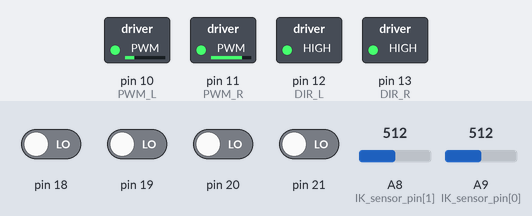
Recording of a sketch running on a simulated Arduino Mega 2560, built with avr-gcc and run on an emulated ATmega2560. Shown: switched loads named in the sketch (green lamp = pin HIGH). The inputs (shaded band) are chosen by the test bench; at power-on: pin 18–21 LOW, A8 (IK_sensor_pin[1]) = 512, A9 (IK_sensor_pin[0]) = 512.

Above: at 1.2 s.
1.3 s: A8 (IK_sensor_pin[1]) set to 716
At 2.5 s:
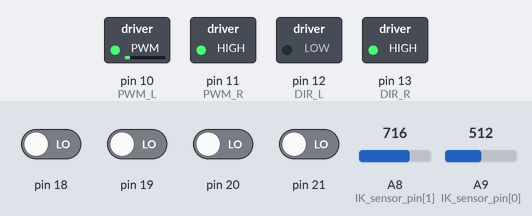
2.8 s: A9 (IK_sensor_pin[0]) set to 566
At 3.7 s:
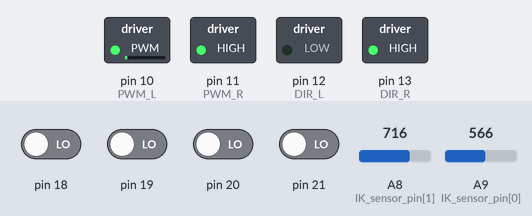
4.3 s: A9 (IK_sensor_pin[0]) set to 585
At 4.8 s:
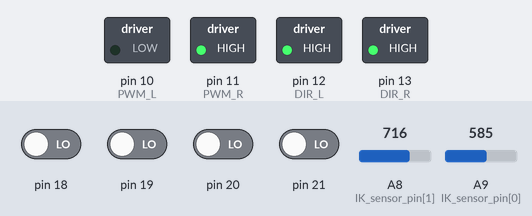
5.8 s: A8 (IK_sensor_pin[1]) set to 740
At 7.0 s:
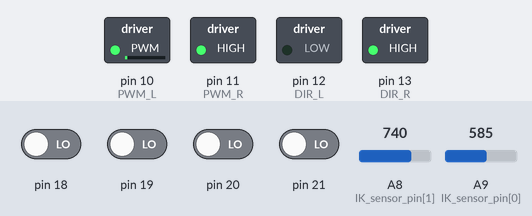
7.3 s: A8 (IK_sensor_pin[1]) set to 900
At 8.3 s:
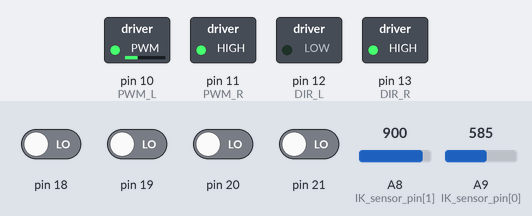
8.8 s: A9 (IK_sensor_pin[0]) set to 900
At 9.4 s:
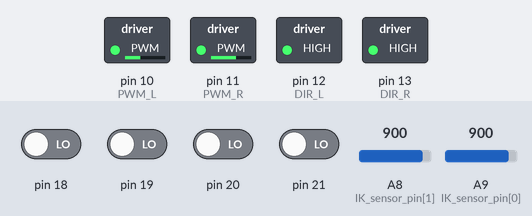
Timing chart, 0 to 11.3 s (numbered marks = the images above; inputs shaded):
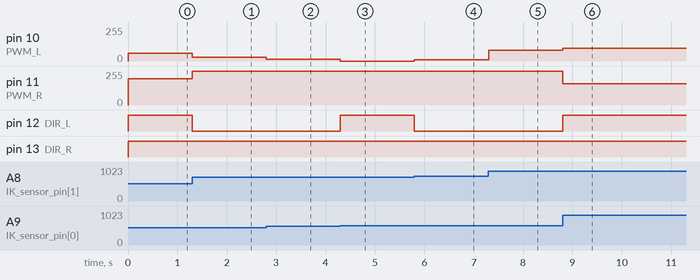

The sketch:

egor_robofinist_2022.ino
```cpp
#include "e-motor.h"
#include "device.h"

void setup() {
  Serial.begin(9600);
  setup_attachInterrupt();
  setup_motor();

  //robot_run(10);
  //robot_turn(90);
  //robot_run(70);
  //robot_turn(-360);
}
void loop() {
  //print_enc();
  //Serial.println(IK_sensor_read(2));
  int e = get_IK_error();
  motors(50+e,50-e);
}
```

device.h
```cpp
#pragma once

#define PIN_TRIG 3
#define PIN_ECHO 4

/*if (abs(enc+enc2)>10000) {
    Trackduino.RGB_purple();
    while(1);
  }*/


#define IK_sensor_quantity 2
const int IK_sensor_pin[IK_sensor_quantity] = {A9,A8};
const int IK_sensor_min[IK_sensor_quantity] = {530,350};
const int IK_sensor_max[IK_sensor_quantity] = {985,940};

int IK_sensor_read(int number) {
  number--;
  return constrain(map(analogRead(IK_sensor_pin[number]),IK_sensor_min[number],IK_sensor_max[number],0,100),0,100);
}

int get_IK_error() {
  return IK_sensor_read(1) -  IK_sensor_read(2);
}

void setip_device() {
  /*pinMode(PIN_TRIG, OUTPUT);
  pinMode(PIN_ECHO, INPUT);
  pinMode(IN5, INPUT);
  pinMode(IN6, INPUT);*/
}

int UltraZ()
{
  digitalWrite(PIN_TRIG, LOW);
  delayMicroseconds(5);
  digitalWrite(PIN_TRIG, HIGH);
  delayMicroseconds(10);
  digitalWrite(PIN_TRIG, LOW);
  return pulseIn(PIN_ECHO, HIGH) / 59.2;
}
```

e-motor.h
```cpp
#pragma once

#include "encoder.h"
#include "motor.h"

#define Hz_in_cm_enc (-140)
#define Hz_in_gradus_enc (-23)
#define enc_end_move_porog 10
#define motor_move_enc_K (-0.4)
#define stabiling_robot_time 1000


void motors_P_move() {
  while(abs(enc_L)>enc_end_move_porog && abs(enc_R)>enc_end_move_porog) {
    motors(enc_L*motor_move_enc_K,enc_R*motor_move_enc_K);
    print_enc();
  }
  unsigned long int time = millis();
  while(time+stabiling_robot_time>millis()) {
    motors(enc_L*motor_move_enc_K,enc_R*motor_move_enc_K);
    print_enc();
  }
  motors(0,0);
}

void robot_turn(int gradus) {
  enc_L = Hz_in_gradus_enc*(-gradus);
  enc_R = Hz_in_gradus_enc*gradus;
  motors_P_move();
}

void robot_run(int cm) {
  enc_L = Hz_in_cm_enc*cm;
  enc_R = Hz_in_cm_enc*cm;
  motors_P_move();
}
```

encoder.h
```cpp
#pragma once

long int enc_L = 0, enc_R = 0;
long int enc_L_save = 0, enc_R_save = 0;
bool enc_L_sensor_1_real,enc_L_sensor_2_real,enc_L_sensor_1_last,enc_L_sensor_2_last;
bool enc_R_sensor_1_real,enc_R_sensor_2_real,enc_R_sensor_1_last,enc_R_sensor_2_last;

void print_enc() {
  Serial.print(enc_L);
  Serial.print(" ");
  Serial.println(enc_R);
}

void enc_operating_L() {
  if (enc_L_sensor_2_real!=enc_L_sensor_1_last) enc_L++;
  else enc_L--;
  enc_L_sensor_1_last = enc_L_sensor_1_real;
  enc_L_sensor_2_last = enc_L_sensor_2_real;
}

void enc_operating_R() {
  if (enc_R_sensor_2_real!=enc_R_sensor_1_last) enc_R++;
  else enc_R--;
  enc_R_sensor_1_last = enc_R_sensor_1_real;
  enc_R_sensor_2_last = enc_R_sensor_2_real;
}

void attachInterrupt_L_1() {
  enc_L_sensor_1_real = (!enc_L_sensor_1_real);
  enc_operating_L();
}
void attachInterrupt_L_2() {
  enc_L_sensor_2_real = (!enc_L_sensor_2_real);
  enc_operating_L();
}
void attachInterrupt_R_1() {
  enc_R_sensor_1_real = (!enc_R_sensor_1_real);
  enc_operating_R();
}
void attachInterrupt_R_2() {
  enc_R_sensor_2_real = (!enc_R_sensor_2_real);
  enc_operating_R();
}

void setup_attachInterrupt() {
  // I-t   0  1  2  3  4  5
  // pin   2  3 21 20 19 18
  attachInterrupt(2, attachInterrupt_L_1, CHANGE);
  attachInterrupt(3, attachInterrupt_L_2, CHANGE);
  attachInterrupt(4, attachInterrupt_R_1, CHANGE);
  attachInterrupt(5, attachInterrupt_R_2, CHANGE);
  enc_L_sensor_1_real = digitalRead(21);
  enc_L_sensor_2_real = digitalRead(20);
  enc_R_sensor_1_real = digitalRead(19);
  enc_R_sensor_2_real = digitalRead(18);
  enc_L_sensor_1_last = enc_L_sensor_1_real;
  enc_L_sensor_2_last = enc_L_sensor_2_real;
  enc_R_sensor_1_last = enc_R_sensor_1_real;
  enc_R_sensor_2_last = enc_R_sensor_2_real;
}
```

motor.h
```cpp
#pragma once

#include "encoder.h"

#define PWM_L  10
#define DIR_L  12
#define PWM_R  11
#define DIR_R  13

#define Hz_in_cm_enc

void motors(long int speed_L, long int speed_R) {
  digitalWrite(DIR_L,speed_L>=0);
  analogWrite(PWM_L,map(constrain(abs(speed_L),0,100),0,100,0,255));
  digitalWrite(DIR_R,speed_R>=0);
  analogWrite(PWM_R,map(constrain(abs(speed_R),0,100),0,100,0,255));
}

void setup_motor() {
  pinMode(PWM_L, OUTPUT);
  pinMode(DIR_L, OUTPUT);
  pinMode(PWM_R, OUTPUT);
  pinMode(DIR_R, OUTPUT);
}
```

Measured:
- the behaviour switches between 584 and 585 on A9 (IK_sensor_pin[0]) (found by bisection; images 2 and 3)
- the behaviour switches between 721 and 722 on A8 (IK_sensor_pin[1]) (found by bisection; images 3 and 4)
- after the input at 1.3 s, pin 10 (PWM_L): 58/255 → 30/255 at once; pin 11 (PWM_R): 196/255 → 255/255 at once; pin 12 (DIR_L): HIGH → LOW at once
- after the input at 2.8 s, pin 10 (PWM_L): 30/255 → 12/255 at once
- after the input at 4.3 s, pin 10 (PWM_L): 12/255 → 0/255 at once; pin 12 (DIR_L): LOW → HIGH at once
- after the input at 5.8 s, pin 10 (PWM_L): 0/255 → 10/255 at once; pin 12 (DIR_L): HIGH → LOW at once
- after the input at 7.3 s, pin 10 (PWM_L): 10/255 → 79/255 at once
- after the input at 8.8 s, pin 10 (PWM_L): 79/255 → 96/255 at once; pin 11 (PWM_R): 255/255 → 158/255 at once; pin 12 (DIR_L): LOW → HIGH at once
